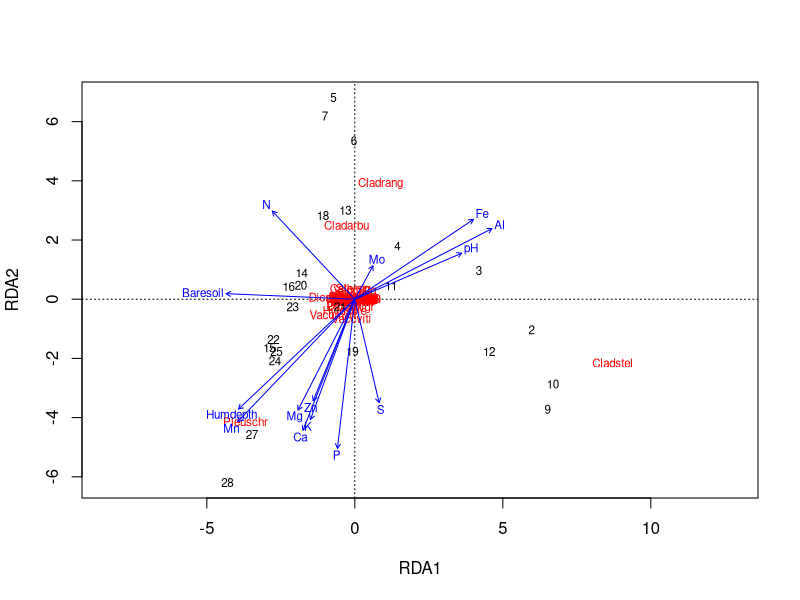
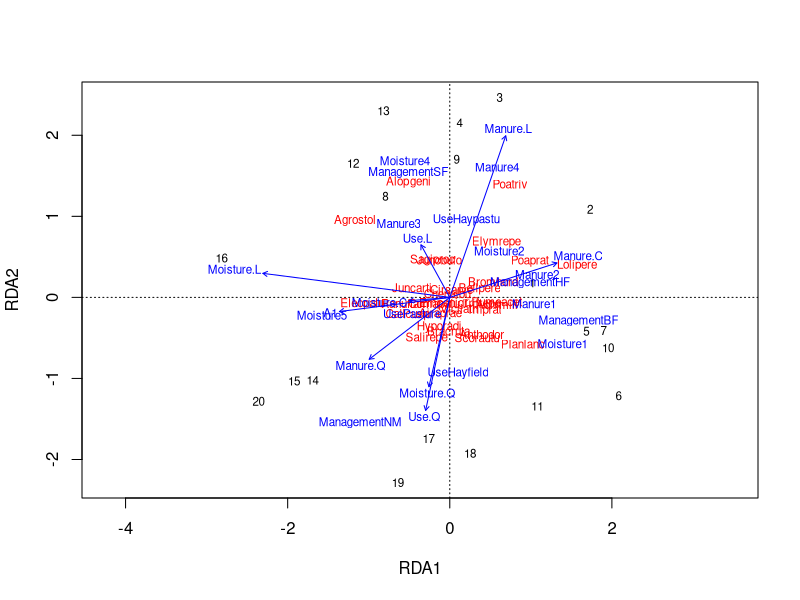

Write the R code that produced these figures, in order.
library(vegan)
data(varespec)
data(varechem)

rda_model <- rda(varespec ~ ., 
                 data = varechem)
plot(rda_model)

library(vegan)
data(dune)
data(dune.env)

rda_model <- rda(dune ~ .,
                 data = dune.env)
plot(rda_model)

library(vegan)
data(dune)
data(dune.env)

rda_model <- rda(dune ~ ., 
                 data = dune.env)
print(rda_model)
